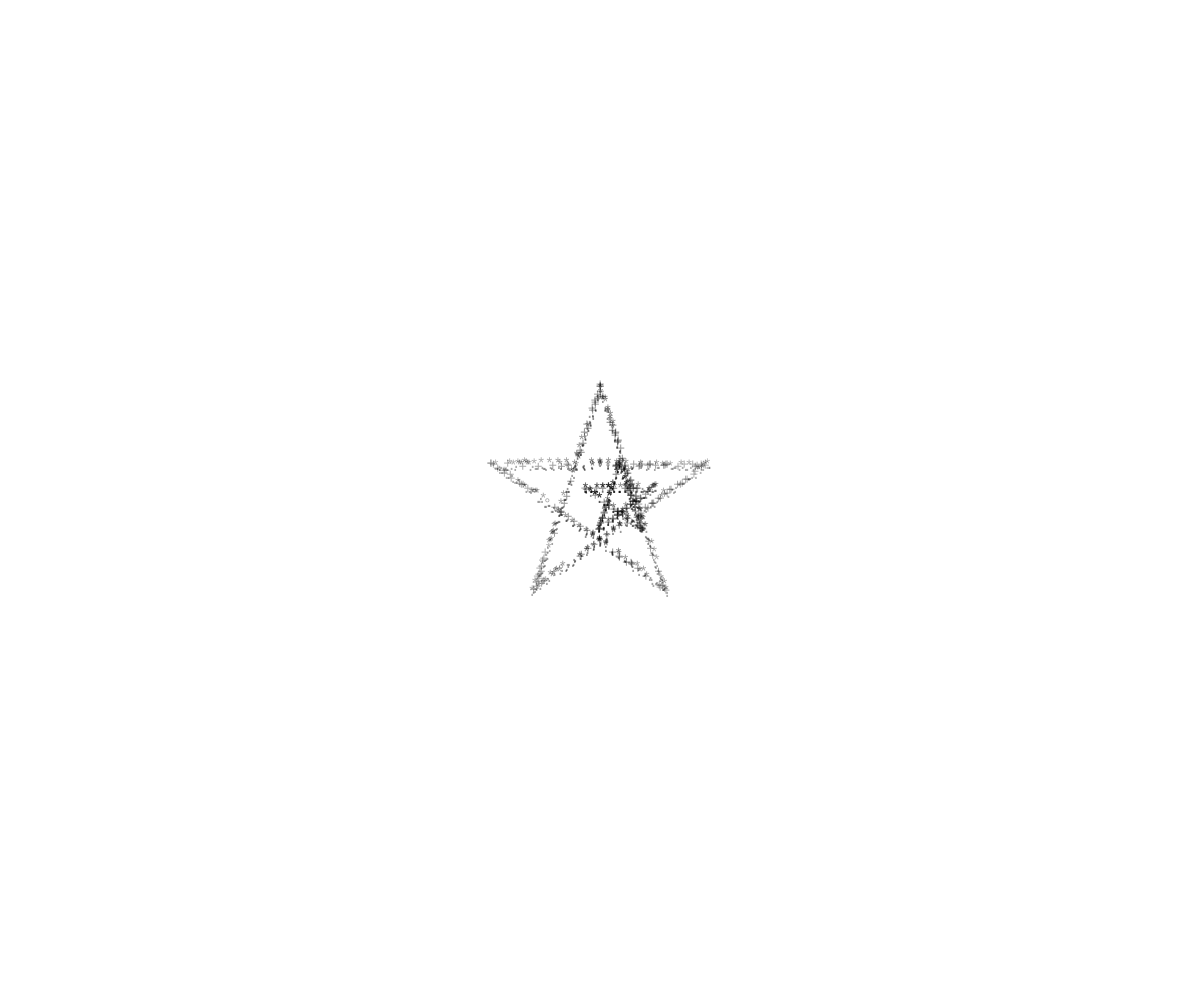
Frame 1 (no input)
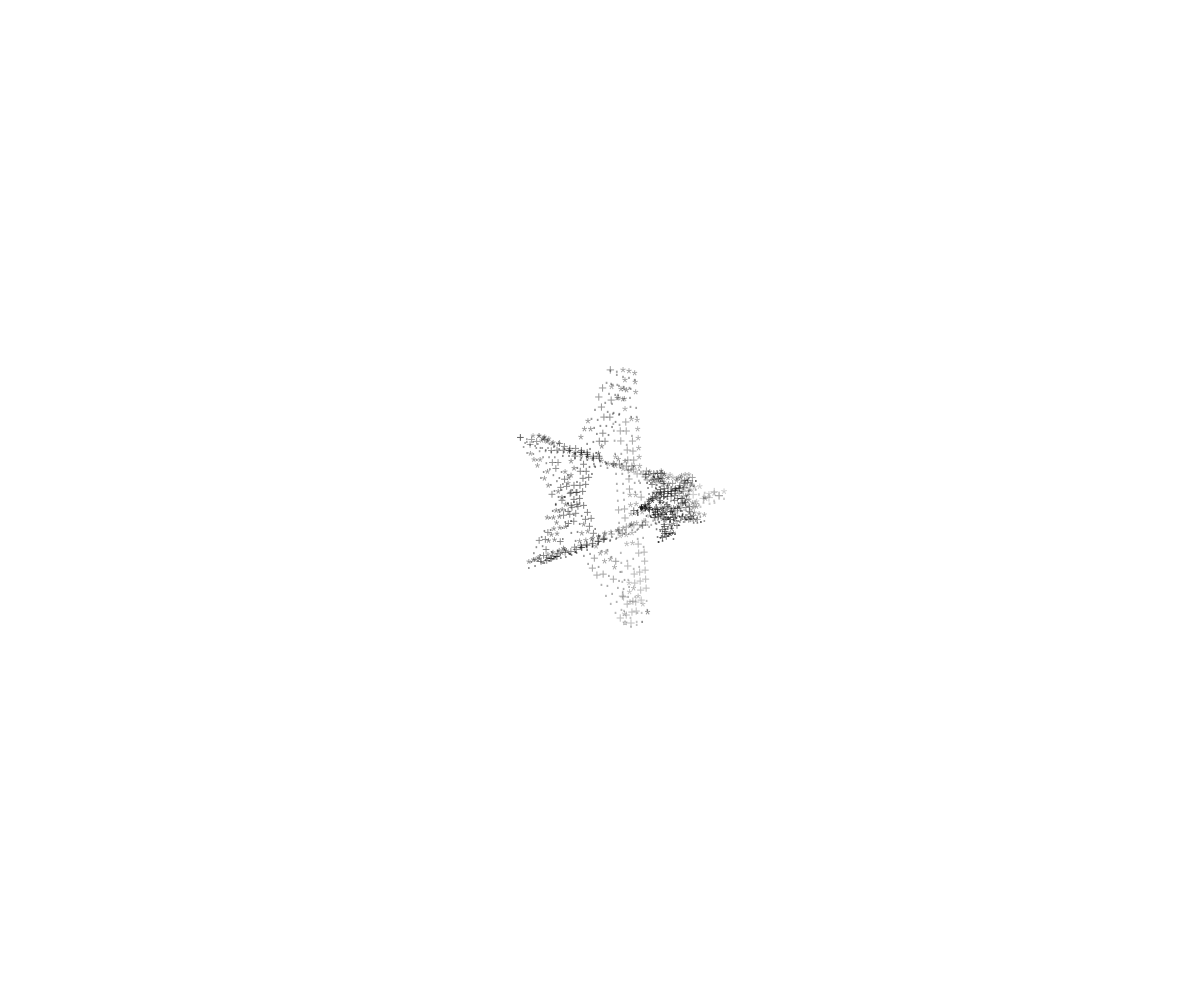
Frame 60 (no input)
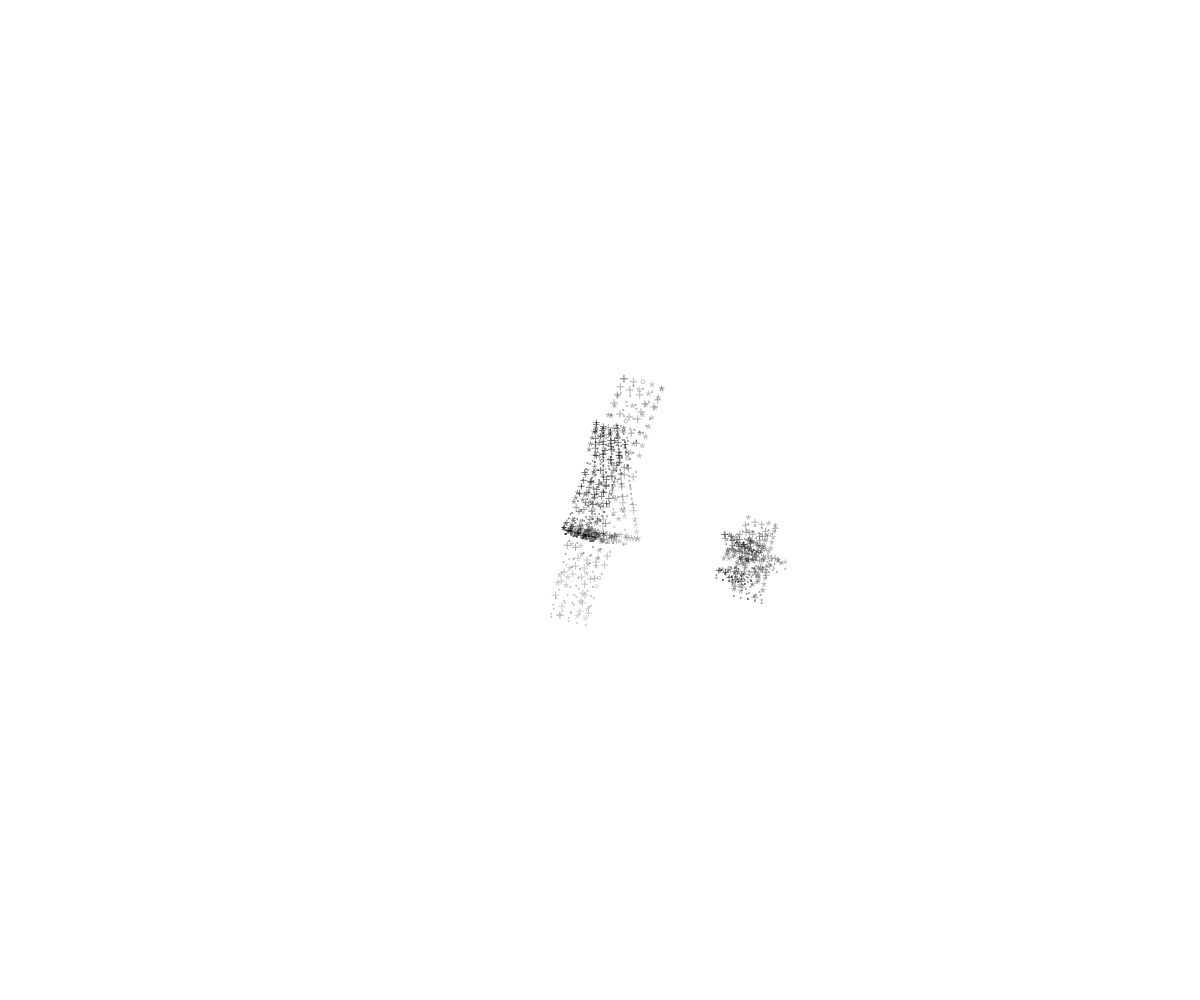
Frame 120 (the mouse pressed at the canvas centre since frame 60)

The p5.js sketch that drew these frames (run headless with seeded random() and noise() and a simulated clock; from frame 60 on, the mouse is pressed at the canvas centre):

// p5.js sketch
// ── sketch.js
// --- Configuration ---
let W, H;
const NUM_POINTS = 5;

const BIG_RADIUS = 110;
const SMALL_RADIUS = 40;
const PULSE_AMOUNT = 0.12;

// 3D rotation speeds
const SPIN_Y = 0.7;
const SPIN_X = 0.25;
const SPIN_Z = 0.18;

const PERSPECTIVE = 400;

// Depth extrusion
const DEPTH_LAYERS = 5;
const DEPTH_SPACING = 8;

// ASCII characters
const CHARS = ["*", "*", "*", ".", "+", "·", "°", "*"];

const STEPS_BIG = 26;
const STEPS_SMALL = 12;

function setup() {
  W = windowWidth;
  H = windowHeight;
  createCanvas(W, H);
  textFont("monospace");
  textAlign(CENTER, CENTER);
  noStroke();
}

// Resize canvas when the container/window changes
function windowResized() {
  W = windowWidth;
  H = windowHeight;
  resizeCanvas(W, H);
}

function draw() {
  background(255);
  const t = millis() / 1000;

  const pulse = 1 + sin(t * 1.2) * PULSE_AMOUNT;

  const ax = t * SPIN_X;
  const ay = t * SPIN_Y;
  const az = t * SPIN_Z;

  // Small star orbit
  const smallZ = sin(t * 0.6) * 180;
  const smallX = cos(t * 0.4) * 20;
  const smallY = sin(t * 0.5) * 15;
  const smallSpin = -t * 0.8;

  let allPoints = [];

  generateStarEdgePoints(BIG_RADIUS, STEPS_BIG, pulse, ax, ay, az,
    0, 0, 0, 0, t, allPoints);

  generateStarEdgePoints(SMALL_RADIUS, STEPS_SMALL, pulse * 0.9, ax, ay, az,
    smallX, smallY, smallZ, smallSpin, t, allPoints);

  allPoints.sort((a, b) => a.z - b.z);

  push();
  translate(W / 2, H / 2);

  for (let i = 0; i < allPoints.length; i++) {
    const p = allPoints[i];

    const depthNorm = map(p.z, -300, 300, 0.1, 1.0, true);

    const region = noise(p.ox * 0.005 + t * 0.15, p.oy * 0.005 + t * 0.1);
    const regionAlpha = map(pow(region, 0.6), 0.3, 0.9, 40, 255, true);

    const alpha = depthNorm * (regionAlpha / 255) * 255;

    const sz = map(p.scale, 0.5, 1.5, 11, 18, true);

    fill(0, alpha);
    textSize(sz);
    text(p.ch, p.sx, p.sy);
  }

  pop();
}

function generateStarEdgePoints(radius, steps, pulse, ax, ay, az,
  offX, offY, offZ, extraSpin, t, out) {

  const verts = [];
  for (let i = 0; i < NUM_POINTS; i++) {
    const angle = -HALF_PI + (TWO_PI / NUM_POINTS) * i;
    verts.push({ x: cos(angle) * radius, y: sin(angle) * radius });
  }

  const halfDepth = floor(DEPTH_LAYERS / 2) * DEPTH_SPACING;

  for (let i = 0; i < NUM_POINTS; i++) {
    const a = verts[i];
    const b = verts[(i + 2) % NUM_POINTS];

    for (let s = 0; s <= steps; s++) {
      const frac = s / steps;
      const x = lerp(a.x, b.x, frac);
      const y = lerp(a.y, b.y, frac);

      for (let layer = 0; layer < DEPTH_LAYERS; layer++) {
        const z = -halfDepth + layer * DEPTH_SPACING;

        const proj = projectPoint(x, y, z, pulse, ax, ay, az,
          offX, offY, offZ, extraSpin);

        const charIdx = floor(noise(s * 0.3 + i, layer * 0.5, t * 0.5) * CHARS.length);
        proj.ch = CHARS[charIdx];
        proj.ox = x;
        proj.oy = y;

        out.push(proj);
      }
    }
  }
}

function projectPoint(x, y, z, pulse, ax, ay, az, offX, offY, offZ, extraSpin) {
  const ce = cos(extraSpin), se = sin(extraSpin);
  const cx = cos(ax), sx = sin(ax);
  const cy = cos(ay), sy = sin(ay);
  const cz = cos(az), sz = sin(az);

  if (extraSpin !== 0) {
    const rx = x * ce - y * se;
    const ry = x * se + y * ce;
    x = rx;
    y = ry;
  }

  x *= pulse;
  y *= pulse;
  z *= pulse;

  x += offX;
  y += offY;
  z += offZ;

  let x1 = x * cy + z * sy;
  let z1 = -x * sy + z * cy;

  let y1 = y * cx - z1 * sx;
  let z2 = y * sx + z1 * cx;

  let x2 = x1 * cz - y1 * sz;
  let y2 = x1 * sz + y1 * cz;

  let sc = PERSPECTIVE / (PERSPECTIVE + z2);
  return { sx: x2 * sc, sy: y2 * sc, z: z2, scale: sc };
}
